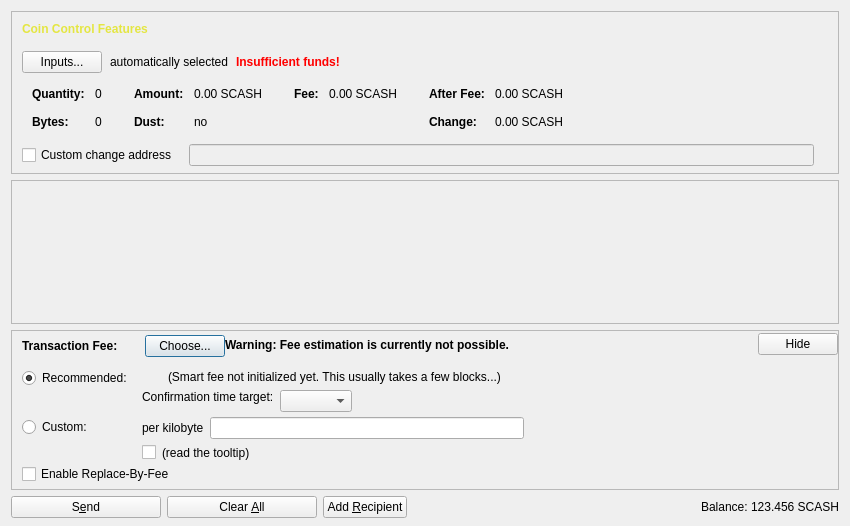
<?xml version="1.0" encoding="UTF-8"?>
<ui version="4.0">
 <class>SendCoinsDialog</class>
 <widget class="QDialog" name="SendCoinsDialog">
  <property name="geometry">
   <rect>
    <x>0</x>
    <y>0</y>
    <width>850</width>
    <height>526</height>
   </rect>
  </property>
  <property name="windowTitle">
   <string>Send Coins</string>
  </property>
  <layout class="QVBoxLayout" name="verticalLayout" stretch="0,1,0,0">
   <property name="bottomMargin">
    <number>8</number>
   </property>
   <item>
    <widget class="QFrame" name="frameCoinControl">
     <property name="sizePolicy">
      <sizepolicy hsizetype="Expanding" vsizetype="Expanding">
       <horstretch>0</horstretch>
       <verstretch>0</verstretch>
      </sizepolicy>
     </property>
     <property name="maximumSize">
      <size>
       <width>16777215</width>
       <height>16777215</height>
      </size>
     </property>
     <property name="frameShape">
      <enum>QFrame::StyledPanel</enum>
     </property>
     <property name="frameShadow">
      <enum>QFrame::Sunken</enum>
     </property>
     <layout class="QVBoxLayout" name="verticalLayoutCoinControl2">
      <property name="spacing">
       <number>0</number>
      </property>
      <property name="leftMargin">
       <number>0</number>
      </property>
      <property name="topMargin">
       <number>0</number>
      </property>
      <property name="rightMargin">
       <number>0</number>
      </property>
      <property name="bottomMargin">
       <number>6</number>
      </property>
      <item>
       <layout class="QVBoxLayout" name="verticalLayoutCoinControl" stretch="0,0,0,0,1">
        <property name="spacing">
         <number>0</number>
        </property>
        <property name="leftMargin">
         <number>10</number>
        </property>
        <property name="topMargin">
         <number>10</number>
        </property>
        <item>
         <layout class="QHBoxLayout" name="horizontalLayoutCoinControl1">
          <property name="bottomMargin">
           <number>15</number>
          </property>
          <item>
           <widget class="QLabel" name="labelCoinControlFeatures">
            <property name="sizePolicy">
             <sizepolicy hsizetype="Preferred" vsizetype="Maximum">
              <horstretch>0</horstretch>
              <verstretch>0</verstretch>
             </sizepolicy>
            </property>
            <property name="font">
             <font>
              <weight>75</weight>
              <bold>true</bold>
             </font>
            </property>
            <property name="styleSheet">
             <string notr="true">font-weight:bold; color: #e4e642;</string>
            </property>
            <property name="text">
             <string>Coin Control Features</string>
            </property>
           </widget>
          </item>
         </layout>
        </item>
        <item>
         <layout class="QHBoxLayout" name="horizontalLayoutCoinControl2" stretch="0,0,0,0">
          <property name="spacing">
           <number>8</number>
          </property>
          <property name="bottomMargin">
           <number>10</number>
          </property>
          <item>
           <widget class="QPushButton" name="pushButtonCoinControl">
            <property name="styleSheet">
             <string notr="true"/>
            </property>
            <property name="text">
             <string>Inputs...</string>
            </property>
            <property name="autoDefault">
             <bool>false</bool>
            </property>
           </widget>
          </item>
          <item>
           <widget class="QLabel" name="labelCoinControlAutomaticallySelected">
            <property name="text">
             <string>automatically selected</string>
            </property>
            <property name="margin">
             <number>5</number>
            </property>
           </widget>
          </item>
          <item>
           <widget class="QLabel" name="labelCoinControlInsuffFunds">
            <property name="font">
             <font>
              <weight>75</weight>
              <bold>true</bold>
             </font>
            </property>
            <property name="styleSheet">
             <string notr="true">color:red;font-weight:bold;</string>
            </property>
            <property name="text">
             <string>Insufficient funds!</string>
            </property>
            <property name="margin">
             <number>5</number>
            </property>
           </widget>
          </item>
          <item>
           <spacer name="horizontalSpacerCoinControl">
            <property name="orientation">
             <enum>Qt::Horizontal</enum>
            </property>
            <property name="sizeHint" stdset="0">
             <size>
              <width>40</width>
              <height>1</height>
             </size>
            </property>
           </spacer>
          </item>
         </layout>
        </item>
        <item>
         <widget class="QWidget" name="widgetCoinControl" native="true">
          <property name="sizePolicy">
           <sizepolicy hsizetype="Preferred" vsizetype="Preferred">
            <horstretch>0</horstretch>
            <verstretch>0</verstretch>
           </sizepolicy>
          </property>
          <property name="minimumSize">
           <size>
            <width>0</width>
            <height>0</height>
           </size>
          </property>
          <property name="styleSheet">
           <string notr="true"/>
          </property>
          <layout class="QHBoxLayout" name="horizontalLayoutCoinControl5">
           <property name="leftMargin">
            <number>0</number>
           </property>
           <property name="topMargin">
            <number>0</number>
           </property>
           <property name="rightMargin">
            <number>0</number>
           </property>
           <property name="bottomMargin">
            <number>0</number>
           </property>
           <item>
            <layout class="QHBoxLayout" name="horizontalLayoutCoinControl3" stretch="0,0,0,1">
             <property name="spacing">
              <number>20</number>
             </property>
             <property name="topMargin">
              <number>0</number>
             </property>
             <property name="bottomMargin">
              <number>10</number>
             </property>
             <item>
              <layout class="QFormLayout" name="formLayoutCoinControl1">
               <property name="horizontalSpacing">
                <number>10</number>
               </property>
               <property name="verticalSpacing">
                <number>14</number>
               </property>
               <property name="leftMargin">
                <number>10</number>
               </property>
               <property name="topMargin">
                <number>4</number>
               </property>
               <property name="rightMargin">
                <number>6</number>
               </property>
               <item row="0" column="0">
                <widget class="QLabel" name="labelCoinControlQuantityText">
                 <property name="font">
                  <font>
                   <weight>75</weight>
                   <bold>true</bold>
                  </font>
                 </property>
                 <property name="text">
                  <string>Quantity:</string>
                 </property>
                 <property name="margin">
                  <number>0</number>
                 </property>
                </widget>
               </item>
               <item row="0" column="1">
                <widget class="QLabel" name="labelCoinControlQuantity">
                 <property name="cursor">
                  <cursorShape>IBeamCursor</cursorShape>
                 </property>
                 <property name="contextMenuPolicy">
                  <enum>Qt::ActionsContextMenu</enum>
                 </property>
                 <property name="text">
                  <string notr="true">0</string>
                 </property>
                 <property name="margin">
                  <number>0</number>
                 </property>
                 <property name="textInteractionFlags">
                  <set>Qt::LinksAccessibleByMouse|Qt::TextSelectableByKeyboard|Qt::TextSelectableByMouse</set>
                 </property>
                </widget>
               </item>
               <item row="1" column="0">
                <widget class="QLabel" name="labelCoinControlBytesText">
                 <property name="font">
                  <font>
                   <weight>75</weight>
                   <bold>true</bold>
                  </font>
                 </property>
                 <property name="text">
                  <string>Bytes:</string>
                 </property>
                </widget>
               </item>
               <item row="1" column="1">
                <widget class="QLabel" name="labelCoinControlBytes">
                 <property name="cursor">
                  <cursorShape>IBeamCursor</cursorShape>
                 </property>
                 <property name="contextMenuPolicy">
                  <enum>Qt::ActionsContextMenu</enum>
                 </property>
                 <property name="text">
                  <string notr="true">0</string>
                 </property>
                 <property name="textInteractionFlags">
                  <set>Qt::LinksAccessibleByMouse|Qt::TextSelectableByKeyboard|Qt::TextSelectableByMouse</set>
                 </property>
                </widget>
               </item>
              </layout>
             </item>
             <item>
              <layout class="QFormLayout" name="formLayoutCoinControl2">
               <property name="horizontalSpacing">
                <number>10</number>
               </property>
               <property name="verticalSpacing">
                <number>14</number>
               </property>
               <property name="leftMargin">
                <number>6</number>
               </property>
               <property name="topMargin">
                <number>4</number>
               </property>
               <property name="rightMargin">
                <number>6</number>
               </property>
               <item row="0" column="0">
                <widget class="QLabel" name="labelCoinControlAmountText">
                 <property name="font">
                  <font>
                   <weight>75</weight>
                   <bold>true</bold>
                  </font>
                 </property>
                 <property name="text">
                  <string>Amount:</string>
                 </property>
                 <property name="margin">
                  <number>0</number>
                 </property>
                </widget>
               </item>
               <item row="0" column="1">
                <widget class="QLabel" name="labelCoinControlAmount">
                 <property name="cursor">
                  <cursorShape>IBeamCursor</cursorShape>
                 </property>
                 <property name="contextMenuPolicy">
                  <enum>Qt::ActionsContextMenu</enum>
                 </property>
                 <property name="text">
                  <string notr="true">0.00 SCASH</string>
                 </property>
                 <property name="textInteractionFlags">
                  <set>Qt::LinksAccessibleByMouse|Qt::TextSelectableByKeyboard|Qt::TextSelectableByMouse</set>
                 </property>
                </widget>
               </item>
               <item row="1" column="0">
                <widget class="QLabel" name="labelCoinControlLowOutputText">
                 <property name="font">
                  <font>
                   <weight>75</weight>
                   <bold>true</bold>
                  </font>
                 </property>
                 <property name="text">
                  <string>Dust:</string>
                 </property>
                </widget>
               </item>
               <item row="1" column="1">
                <widget class="QLabel" name="labelCoinControlLowOutput">
                 <property name="cursor">
                  <cursorShape>IBeamCursor</cursorShape>
                 </property>
                 <property name="contextMenuPolicy">
                  <enum>Qt::ActionsContextMenu</enum>
                 </property>
                 <property name="text">
                  <string notr="true">no</string>
                 </property>
                 <property name="textInteractionFlags">
                  <set>Qt::LinksAccessibleByMouse|Qt::TextSelectableByKeyboard|Qt::TextSelectableByMouse</set>
                 </property>
                </widget>
               </item>
              </layout>
             </item>
             <item>
              <layout class="QFormLayout" name="formLayoutCoinControl3">
               <property name="horizontalSpacing">
                <number>10</number>
               </property>
               <property name="verticalSpacing">
                <number>14</number>
               </property>
               <property name="leftMargin">
                <number>6</number>
               </property>
               <property name="topMargin">
                <number>4</number>
               </property>
               <property name="rightMargin">
                <number>6</number>
               </property>
               <item row="0" column="0">
                <widget class="QLabel" name="labelCoinControlFeeText">
                 <property name="font">
                  <font>
                   <weight>75</weight>
                   <bold>true</bold>
                  </font>
                 </property>
                 <property name="text">
                  <string>Fee:</string>
                 </property>
                 <property name="margin">
                  <number>0</number>
                 </property>
                </widget>
               </item>
               <item row="0" column="1">
                <widget class="QLabel" name="labelCoinControlFee">
                 <property name="cursor">
                  <cursorShape>IBeamCursor</cursorShape>
                 </property>
                 <property name="contextMenuPolicy">
                  <enum>Qt::ActionsContextMenu</enum>
                 </property>
                 <property name="text">
                  <string notr="true">0.00 SCASH</string>
                 </property>
                 <property name="textInteractionFlags">
                  <set>Qt::LinksAccessibleByMouse|Qt::TextSelectableByKeyboard|Qt::TextSelectableByMouse</set>
                 </property>
                </widget>
               </item>
              </layout>
             </item>
             <item>
              <layout class="QFormLayout" name="formLayoutCoinControl4">
               <property name="horizontalSpacing">
                <number>10</number>
               </property>
               <property name="verticalSpacing">
                <number>14</number>
               </property>
               <property name="leftMargin">
                <number>6</number>
               </property>
               <property name="topMargin">
                <number>4</number>
               </property>
               <property name="rightMargin">
                <number>6</number>
               </property>
               <item row="0" column="0">
                <widget class="QLabel" name="labelCoinControlAfterFeeText">
                 <property name="font">
                  <font>
                   <weight>75</weight>
                   <bold>true</bold>
                  </font>
                 </property>
                 <property name="text">
                  <string>After Fee:</string>
                 </property>
                 <property name="margin">
                  <number>0</number>
                 </property>
                </widget>
               </item>
               <item row="0" column="1">
                <widget class="QLabel" name="labelCoinControlAfterFee">
                 <property name="cursor">
                  <cursorShape>IBeamCursor</cursorShape>
                 </property>
                 <property name="contextMenuPolicy">
                  <enum>Qt::ActionsContextMenu</enum>
                 </property>
                 <property name="text">
                  <string notr="true">0.00 SCASH</string>
                 </property>
                 <property name="textInteractionFlags">
                  <set>Qt::LinksAccessibleByMouse|Qt::TextSelectableByKeyboard|Qt::TextSelectableByMouse</set>
                 </property>
                </widget>
               </item>
               <item row="1" column="0">
                <widget class="QLabel" name="labelCoinControlChangeText">
                 <property name="font">
                  <font>
                   <weight>75</weight>
                   <bold>true</bold>
                  </font>
                 </property>
                 <property name="text">
                  <string>Change:</string>
                 </property>
                </widget>
               </item>
               <item row="1" column="1">
                <widget class="QLabel" name="labelCoinControlChange">
                 <property name="cursor">
                  <cursorShape>IBeamCursor</cursorShape>
                 </property>
                 <property name="contextMenuPolicy">
                  <enum>Qt::ActionsContextMenu</enum>
                 </property>
                 <property name="text">
                  <string notr="true">0.00 SCASH</string>
                 </property>
                 <property name="textInteractionFlags">
                  <set>Qt::LinksAccessibleByMouse|Qt::TextSelectableByKeyboard|Qt::TextSelectableByMouse</set>
                 </property>
                </widget>
               </item>
              </layout>
             </item>
            </layout>
           </item>
          </layout>
         </widget>
        </item>
        <item>
         <layout class="QHBoxLayout" name="horizontalLayoutCoinControl4" stretch="0,0,0">
          <property name="spacing">
           <number>12</number>
          </property>
          <property name="sizeConstraint">
           <enum>QLayout::SetDefaultConstraint</enum>
          </property>
          <property name="topMargin">
           <number>5</number>
          </property>
          <property name="rightMargin">
           <number>5</number>
          </property>
          <item>
           <widget class="QCheckBox" name="checkBoxCoinControlChange">
            <property name="toolTip">
             <string>If this is activated, but the change address is empty or invalid, change will be sent to a newly generated address.</string>
            </property>
            <property name="text">
             <string>Custom change address</string>
            </property>
           </widget>
          </item>
          <item>
           <widget class="QValidatedLineEdit" name="lineEditCoinControlChange">
            <property name="enabled">
             <bool>false</bool>
            </property>
            <property name="sizePolicy">
             <sizepolicy hsizetype="Expanding" vsizetype="Fixed">
              <horstretch>0</horstretch>
              <verstretch>0</verstretch>
             </sizepolicy>
            </property>
           </widget>
          </item>
          <item>
           <widget class="QLabel" name="labelCoinControlChangeLabel">
            <property name="sizePolicy">
             <sizepolicy hsizetype="Preferred" vsizetype="Expanding">
              <horstretch>0</horstretch>
              <verstretch>0</verstretch>
             </sizepolicy>
            </property>
            <property name="minimumSize">
             <size>
              <width>0</width>
              <height>0</height>
             </size>
            </property>
            <property name="text">
             <string/>
            </property>
            <property name="margin">
             <number>3</number>
            </property>
           </widget>
          </item>
         </layout>
        </item>
        <item>
         <spacer name="verticalSpacerCoinControl">
          <property name="orientation">
           <enum>Qt::Vertical</enum>
          </property>
          <property name="sizeHint" stdset="0">
           <size>
            <width>800</width>
            <height>1</height>
           </size>
          </property>
         </spacer>
        </item>
       </layout>
      </item>
     </layout>
    </widget>
   </item>
   <item>
    <widget class="QScrollArea" name="scrollArea">
     <property name="widgetResizable">
      <bool>true</bool>
     </property>
     <widget class="QWidget" name="scrollAreaWidgetContents">
      <property name="geometry">
       <rect>
        <x>0</x>
        <y>0</y>
        <width>830</width>
        <height>104</height>
       </rect>
      </property>
      <layout class="QVBoxLayout" name="verticalLayout_2" stretch="0,1">
       <property name="leftMargin">
        <number>0</number>
       </property>
       <property name="topMargin">
        <number>0</number>
       </property>
       <property name="rightMargin">
        <number>0</number>
       </property>
       <property name="bottomMargin">
        <number>0</number>
       </property>
       <item>
        <layout class="QVBoxLayout" name="entries">
         <property name="spacing">
          <number>6</number>
         </property>
        </layout>
       </item>
       <item>
        <spacer name="verticalSpacer">
         <property name="orientation">
          <enum>Qt::Vertical</enum>
         </property>
         <property name="sizeHint" stdset="0">
          <size>
           <width>20</width>
           <height>40</height>
          </size>
         </property>
        </spacer>
       </item>
      </layout>
     </widget>
    </widget>
   </item>
   <item>
    <widget class="QFrame" name="frameFee">
     <property name="sizePolicy">
      <sizepolicy hsizetype="Expanding" vsizetype="Expanding">
       <horstretch>0</horstretch>
       <verstretch>0</verstretch>
      </sizepolicy>
     </property>
     <property name="maximumSize">
      <size>
       <width>16777215</width>
       <height>16777215</height>
      </size>
     </property>
     <property name="frameShape">
      <enum>QFrame::StyledPanel</enum>
     </property>
     <property name="frameShadow">
      <enum>QFrame::Sunken</enum>
     </property>
     <layout class="QVBoxLayout" name="verticalLayoutFee1">
      <property name="spacing">
       <number>0</number>
      </property>
      <property name="leftMargin">
       <number>0</number>
      </property>
      <property name="topMargin">
       <number>0</number>
      </property>
      <property name="rightMargin">
       <number>0</number>
      </property>
      <property name="bottomMargin">
       <number>0</number>
      </property>
      <item>
       <layout class="QVBoxLayout" name="verticalLayoutFee2" stretch="0,0,0">
        <property name="spacing">
         <number>0</number>
        </property>
        <property name="leftMargin">
         <number>10</number>
        </property>
        <property name="topMargin">
         <number>0</number>
        </property>
        <item>
         <layout class="QHBoxLayout" name="horizontalLayoutFee1">
          <property name="bottomMargin">
           <number>0</number>
          </property>
          <item>
           <layout class="QVBoxLayout" name="verticalLayoutFee7">
            <property name="spacing">
             <number>0</number>
            </property>
            <item>
             <spacer name="verticalSpacerSmartFee">
              <property name="orientation">
               <enum>Qt::Vertical</enum>
              </property>
              <property name="sizeType">
               <enum>QSizePolicy::Fixed</enum>
              </property>
              <property name="sizeHint" stdset="0">
               <size>
                <width>1</width>
                <height>4</height>
               </size>
              </property>
             </spacer>
            </item>
            <item>
             <layout class="QHBoxLayout" name="horizontalLayoutSmartFee">
              <property name="spacing">
               <number>10</number>
              </property>
              <item>
               <widget class="QLabel" name="labelFeeHeadline">
                <property name="sizePolicy">
                 <sizepolicy hsizetype="Preferred" vsizetype="Maximum">
                  <horstretch>0</horstretch>
                  <verstretch>0</verstretch>
                 </sizepolicy>
                </property>
                <property name="font">
                 <font>
                  <weight>75</weight>
                  <bold>true</bold>
                 </font>
                </property>
                <property name="styleSheet">
                 <string notr="true">font-weight:bold;</string>
                </property>
                <property name="text">
                 <string>Transaction Fee:</string>
                </property>
               </widget>
              </item>
              <item>
               <widget class="QLabel" name="labelFeeMinimized">
                <property name="text">
                 <string/>
                </property>
               </widget>
              </item>
              <item>
               <widget class="QPushButton" name="buttonChooseFee">
                <property name="text">
                 <string>Choose...</string>
                </property>
               </widget>
              </item>
             </layout>
            </item>
            <item>
             <spacer name="verticalSpacer_5">
              <property name="orientation">
               <enum>Qt::Vertical</enum>
              </property>
              <property name="sizeHint" stdset="0">
               <size>
                <width>1</width>
                <height>1</height>
               </size>
              </property>
             </spacer>
            </item>
           </layout>
          </item>
          <item>
           <widget class="QLabel" name="fallbackFeeWarningLabel">
            <property name="toolTip">
             <string>Using the fallbackfee can result in sending a transaction that will take several hours or days (or never) to confirm. Consider choosing your fee manually or wait until you have validated the complete chain.</string>
            </property>
            <property name="font">
            <font>
                <weight>75</weight>
                <bold>true</bold>
            </font>
            </property>
            <property name="text">
             <string>Warning: Fee estimation is currently not possible.</string>
            </property>
            <property name="wordWrap">
             <bool>false</bool>
            </property>
           </widget>
          </item>
          <item>
           <spacer name="horizontalSpacer_4">
            <property name="orientation">
             <enum>Qt::Horizontal</enum>
            </property>
            <property name="sizeType">
             <enum>QSizePolicy::MinimumExpanding</enum>
            </property>
            <property name="sizeHint" stdset="0">
             <size>
              <width>40</width>
              <height>20</height>
             </size>
            </property>
           </spacer>
          </item>
          <item>
           <widget class="QPushButton" name="buttonMinimizeFee">
            <property name="toolTip">
             <string>collapse fee-settings</string>
            </property>
            <property name="text">
             <string>Hide</string>
            </property>
           </widget>
          </item>
         </layout>
        </item>
        <item>
         <widget class="QFrame" name="frameFeeSelection">
          <layout class="QVBoxLayout" name="verticalLayoutFee12">
           <property name="spacing">
            <number>0</number>
           </property>
           <property name="leftMargin">
            <number>0</number>
           </property>
           <property name="topMargin">
            <number>0</number>
           </property>
           <property name="rightMargin">
            <number>0</number>
           </property>
           <property name="bottomMargin">
            <number>0</number>
           </property>
           <item>
            <layout class="QGridLayout" name="gridLayoutFee">
             <property name="topMargin">
              <number>10</number>
             </property>
             <property name="bottomMargin">
              <number>4</number>
             </property>
             <property name="horizontalSpacing">
              <number>10</number>
             </property>
             <property name="verticalSpacing">
              <number>4</number>
             </property>
             <item row="1" column="1">
              <layout class="QVBoxLayout" name="verticalLayoutFee8">
               <property name="spacing">
                <number>6</number>
               </property>
               <item>
                <layout class="QHBoxLayout" name="horizontalLayoutFee13">
                 <item>
                  <widget class="QLabel" name="labelCustomPerKilobyte">
                   <property name="toolTip">
                    <string>If the custom fee is set to 1000 scashis and the transaction is only 250 bytes, then &quot;per kilobyte&quot; only pays 250 scashis in fee, while &quot;total at least&quot; pays 1000 scashis. For transactions bigger than a kilobyte both pay by kilobyte.</string>
                   </property>
                   <property name="text">
                    <string>per kilobyte</string>
                   </property>
                  </widget>
                 </item>
                 <item>
                  <widget class="SafeCashAmountField" name="customFee"/>
                 </item>
                 <item>
                  <spacer name="horizontalSpacer_6">
                   <property name="orientation">
                    <enum>Qt::Horizontal</enum>
                   </property>
                   <property name="sizeHint" stdset="0">
                    <size>
                     <width>1</width>
                     <height>1</height>
                    </size>
                   </property>
                  </spacer>
                 </item>
                </layout>
               </item>
               <item>
                <layout class="QHBoxLayout" name="horizontalLayoutFee8">
                 <item>
                  <widget class="QCheckBox" name="checkBoxMinimumFee">
                   <property name="toolTip">
                    <string>Paying only the minimum fee is just fine as long as there is less transaction volume than space in the blocks. But be aware that this can end up in a never confirming transaction once there is more demand for SafeCash transactions than the network can process.</string>
                   </property>
                   <property name="text">
                    <string/>
                   </property>
                  </widget>
                 </item>
                 <item>
                  <widget class="QLabel" name="labelMinFeeWarning">
                   <property name="enabled">
                    <bool>true</bool>
                   </property>
                   <property name="toolTip">
                    <string>Paying only the minimum fee is just fine as long as there is less transaction volume than space in the blocks. But be aware that this can end up in a never confirming transaction once there is more demand for SafeCash transactions than the network can process.</string>
                   </property>
                   <property name="text">
                    <string>(read the tooltip)</string>
                   </property>
                   <property name="margin">
                    <number>5</number>
                   </property>
                  </widget>
                 </item>
                 <item>
                  <spacer name="horizontalSpacer_2">
                   <property name="orientation">
                    <enum>Qt::Horizontal</enum>
                   </property>
                   <property name="sizeHint" stdset="0">
                    <size>
                     <width>1</width>
                     <height>1</height>
                    </size>
                   </property>
                  </spacer>
                 </item>
                </layout>
               </item>
              </layout>
             </item>
             <item row="0" column="0">
              <layout class="QVBoxLayout" name="verticalLayoutFee4" stretch="0,1">
               <item>
                <widget class="QRadioButton" name="radioSmartFee">
                 <property name="text">
                  <string>Recommended:</string>
                 </property>
                 <property name="checked">
                  <bool>true</bool>
                 </property>
                 <attribute name="buttonGroup">
                  <string notr="true">groupFee</string>
                 </attribute>
                </widget>
               </item>
               <item>
                <spacer name="verticalSpacer_2">
                 <property name="orientation">
                  <enum>Qt::Vertical</enum>
                 </property>
                 <property name="sizeHint" stdset="0">
                  <size>
                   <width>1</width>
                   <height>1</height>
                  </size>
                 </property>
                </spacer>
               </item>
              </layout>
             </item>
             <item row="1" column="0">
              <layout class="QVBoxLayout" name="verticalLayoutFee9" stretch="0,1">
               <item>
                <widget class="QRadioButton" name="radioCustomFee">
                 <property name="text">
                  <string>Custom:</string>
                 </property>
                 <attribute name="buttonGroup">
                  <string notr="true">groupFee</string>
                 </attribute>
                </widget>
               </item>
               <item>
                <spacer name="verticalSpacer_6">
                 <property name="orientation">
                  <enum>Qt::Vertical</enum>
                 </property>
                 <property name="sizeHint" stdset="0">
                  <size>
                   <width>1</width>
                   <height>1</height>
                  </size>
                 </property>
                </spacer>
               </item>
              </layout>
             </item>
             <item row="0" column="1">
              <layout class="QVBoxLayout" name="verticalLayoutFee3" stretch="0,0,1">
               <property name="spacing">
                <number>6</number>
               </property>
               <property name="topMargin">
                <number>2</number>
               </property>
               <item>
                <layout class="QHBoxLayout" name="horizontalLayoutFee12">
                 <item>
                  <widget class="QLabel" name="labelSmartFee">
                   <property name="text">
                    <string/>
                   </property>
                   <property name="margin">
                    <number>2</number>
                   </property>
                  </widget>
                 </item>
                 <item>
                  <widget class="QLabel" name="labelFeeEstimation">
                   <property name="text">
                    <string/>
                   </property>
                  </widget>
                 </item>
                 <item>
                  <widget class="QLabel" name="labelSmartFee2">
                   <property name="text">
                    <string>(Smart fee not initialized yet. This usually takes a few blocks...)</string>
                   </property>
                   <property name="margin">
                    <number>2</number>
                   </property>
                  </widget>
                 </item>
                 <item>
                  <spacer name="horizontalSpacer_5">
                   <property name="orientation">
                    <enum>Qt::Horizontal</enum>
                   </property>
                   <property name="sizeHint" stdset="0">
                    <size>
                     <width>1</width>
                     <height>1</height>
                    </size>
                   </property>
                  </spacer>
                 </item>
                </layout>
               </item>
               <item>
                <layout class="QHBoxLayout" name="horizontalLayoutFee9">
                 <item>
                  <layout class="QVBoxLayout" name="verticalLayoutFee6">
                   <item>
                    <widget class="QLabel" name="labelSmartFee3">
                     <property name="text">
                      <string>Confirmation time target:</string>
                     </property>
                     <property name="margin">
                      <number>2</number>
                     </property>
                    </widget>
                   </item>
                   <item>
                    <spacer name="verticalSpacer_3">
                     <property name="orientation">
                      <enum>Qt::Vertical</enum>
                     </property>
                     <property name="sizeHint" stdset="0">
                      <size>
                       <width>1</width>
                       <height>1</height>
                      </size>
                     </property>
                    </spacer>
                   </item>
                  </layout>
                 </item>
                 <item>
                  <layout class="QVBoxLayout" name="verticalLayoutFee5">
                   <property name="rightMargin">
                    <number>30</number>
                   </property>
                   <item>
                    <layout class="QHBoxLayout" name="horizontalLayoutConfTarget">
                     <property name="bottomMargin">
                      <number>0</number>
                     </property>
                     <item>
                      <widget class="QComboBox" name="confTargetSelector"/>
                     </item>
                     <item>
                      <spacer name="horizontalSpacerConfTarget">
                       <property name="orientation">
                        <enum>Qt::Horizontal</enum>
                       </property>
                       <property name="sizeHint" stdset="0">
                        <size>
                         <width>40</width>
                         <height>20</height>
                        </size>
                       </property>
                      </spacer>
                     </item>
                    </layout>
                   </item>
                  </layout>
                 </item>
                </layout>
               </item>
               <item>
                <spacer name="verticalSpacer_4">
                 <property name="orientation">
                  <enum>Qt::Vertical</enum>
                 </property>
                 <property name="sizeHint" stdset="0">
                  <size>
                   <width>1</width>
                   <height>1</height>
                  </size>
                 </property>
                </spacer>
               </item>
              </layout>
             </item>
            </layout>
           </item>
           <item>
            <widget class="QCheckBox" name="optInRBF">
             <property name="text">
              <string>Enable Replace-By-Fee</string>
             </property>
             <property name="toolTip">
              <string>With Replace-By-Fee (BIP-125) you can increase a transaction's fee after it is sent. Without this, a higher fee may be recommended to compensate for increased transaction delay risk.</string>
             </property>
            </widget>
           </item>
          </layout>
         </widget>
        </item>
        <item>
         <spacer name="verticalSpacerFee">
          <property name="orientation">
           <enum>Qt::Vertical</enum>
          </property>
          <property name="sizeHint" stdset="0">
           <size>
            <width>40</width>
            <height>5</height>
           </size>
          </property>
         </spacer>
        </item>
       </layout>
      </item>
     </layout>
    </widget>
   </item>
   <item>
    <layout class="QHBoxLayout" name="horizontalLayout">
     <item>
      <widget class="QPushButton" name="sendButton">
       <property name="minimumSize">
        <size>
         <width>150</width>
         <height>0</height>
        </size>
       </property>
       <property name="toolTip">
        <string>Confirm the send action</string>
       </property>
       <property name="text">
        <string>S&amp;end</string>
       </property>
       <property name="icon">
        <iconset resource="../safecash.qrc">
         <normaloff>:/icons/send</normaloff>:/icons/send</iconset>
       </property>
       <property name="autoDefault">
        <bool>false</bool>
       </property>
       <property name="default">
        <bool>false</bool>
       </property>
      </widget>
     </item>
     <item>
      <widget class="QPushButton" name="clearButton">
       <property name="minimumSize">
        <size>
         <width>150</width>
         <height>0</height>
        </size>
       </property>
       <property name="toolTip">
        <string>Clear all fields of the form.</string>
       </property>
       <property name="text">
        <string>Clear &amp;All</string>
       </property>
       <property name="icon">
        <iconset resource="../safecash.qrc">
         <normaloff>:/icons/remove</normaloff>:/icons/remove</iconset>
       </property>
       <property name="autoDefault">
        <bool>false</bool>
       </property>
       <property name="default">
        <bool>false</bool>
       </property>
      </widget>
     </item>
     <item>
      <widget class="QPushButton" name="addButton">
       <property name="toolTip">
        <string>Send to multiple recipients at once</string>
       </property>
       <property name="text">
        <string>Add &amp;Recipient</string>
       </property>
       <property name="icon">
        <iconset resource="../safecash.qrc">
         <normaloff>:/icons/add</normaloff>:/icons/add</iconset>
       </property>
       <property name="autoDefault">
        <bool>false</bool>
       </property>
      </widget>
     </item>
     <item>
      <spacer name="horizontalSpacer">
       <property name="orientation">
        <enum>Qt::Horizontal</enum>
       </property>
       <property name="sizeHint" stdset="0">
        <size>
         <width>40</width>
         <height>20</height>
        </size>
       </property>
      </spacer>
     </item>
     <item>
      <layout class="QHBoxLayout" name="horizontalLayout_2">
       <property name="spacing">
        <number>3</number>
       </property>
       <item>
        <widget class="QLabel" name="label">
         <property name="sizePolicy">
          <sizepolicy hsizetype="Preferred" vsizetype="Fixed">
           <horstretch>0</horstretch>
           <verstretch>0</verstretch>
          </sizepolicy>
         </property>
         <property name="text">
          <string>Balance:</string>
         </property>
        </widget>
       </item>
       <item>
        <widget class="QLabel" name="labelBalance">
         <property name="sizePolicy">
          <sizepolicy hsizetype="Preferred" vsizetype="Fixed">
           <horstretch>0</horstretch>
           <verstretch>0</verstretch>
          </sizepolicy>
         </property>
         <property name="cursor">
          <cursorShape>IBeamCursor</cursorShape>
         </property>
         <property name="text">
          <string notr="true">123.456 SCASH</string>
         </property>
         <property name="textInteractionFlags">
          <set>Qt::LinksAccessibleByMouse|Qt::TextSelectableByKeyboard|Qt::TextSelectableByMouse</set>
         </property>
        </widget>
       </item>
      </layout>
     </item>
    </layout>
   </item>
  </layout>
 </widget>
 <customwidgets>
  <customwidget>
   <class>QValidatedLineEdit</class>
   <extends>QLineEdit</extends>
   <header>qt/qvalidatedlineedit.h</header>
  </customwidget>
  <customwidget>
   <class>SafeCashAmountField</class>
   <extends>QLineEdit</extends>
   <header>qt/safecashamountfield.h</header>
   <container>1</container>
  </customwidget>
 </customwidgets>
 <resources>
  <include location="../safecash.qrc"/>
 </resources>
 <connections/>
 <buttongroups>
  <buttongroup name="groupFee"/>
 </buttongroups>
</ui>
